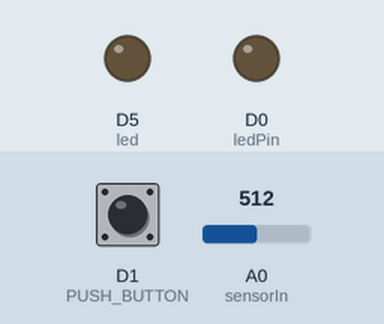
Simulated run of this sketch. Board: ESP8266 (NodeMCU). On the bench: output pins drawn as LEDs (lit = HIGH). The test bench sets the inputs (shaded band); at power-on: D1 (PUSH_BUTTON) HIGH, A0 (sensorIn) = 512. WiFi joins after 1.5 s; servers stay silent unless stated; what the sketch prints to the serial monitor is not drawn.

Above: at 3.0 s.
3.1 s: D1 (PUSH_BUTTON) pulled LOW for 1 s
At 3.7 s:
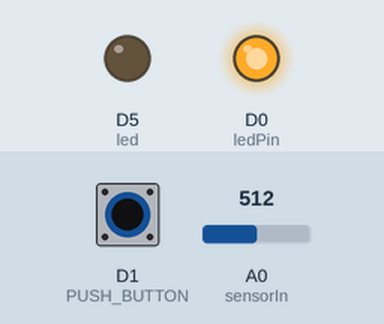
5.6 s: D1 (PUSH_BUTTON) pulled LOW for 3.2 s
At 6.5 s:
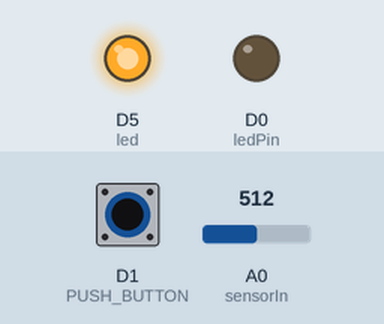
10.3 s: D1 (PUSH_BUTTON) pulled LOW for 0.15 s
At 11.6 s:
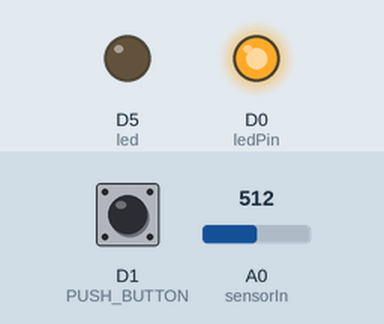
Timing chart, 0 to 13.3 s (numbered marks = the images above; inputs shaded):
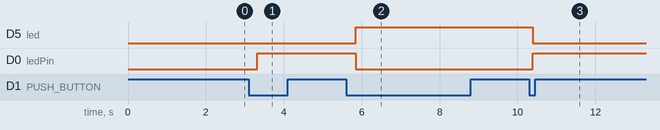

The sketch:

smart-plug-final.ino
```cpp
#define BLYNK_PRINT Serial
#include <ESP8266WiFi.h>
#include <WiFiClient.h>
#include <BlynkSimpleEsp8266.h>

BlynkTimer timer;
char auth[] = "n4nKwwStIOgQqEOcqQUfbAUkpY5Pvapj";

char ssid[] = "#######";
char pass[] = "#########";

// Set your LED and physical button pins here
const int ledPin = D0;
const int PUSH_BUTTON = D1;
const int led = D5;
#define Vpin V0
int ledState = LOW;
int pushButtonState = HIGH;
const int sensorIn = A0;
int mVperAmp = 185; // use 185 for 5A, 100 for 20A Module and 66 for 30A Module

double Voltage = 0;
double VRMS = 0;
double AmpsRMS = 0;
BLYNK_CONNECTED()
{
  Blynk.syncVirtual(Vpin);
}
void checkPhysicalButton()
{
  if (digitalRead(PUSH_BUTTON) == LOW) {
    // pushButtonState is used to avoid sequential toggles
    if (pushButtonState != LOW) {

      // Toggle Relay state
      ledState = !ledState;
      digitalWrite(ledPin, ledState);
      digitalWrite(led, !ledState);

      // Update Button Widget
      Blynk.virtualWrite(Vpin, ledState);
    }
    pushButtonState = LOW;
  } else {
    pushButtonState = HIGH;
  }
  Blynk.virtualWrite(Vpin,ledState);
}
BLYNK_WRITE(Vpin) {
  ledState = param.asInt();
  digitalWrite(ledPin, ledState);
  digitalWrite(led, !ledState);
}
void setup()
{
  // Debug console
  Serial.begin(115200);
  Blynk.begin(auth,ssid,pass);
  pinMode(ledPin, OUTPUT);
  pinMode(led, OUTPUT);
  pinMode(PUSH_BUTTON, INPUT_PULLUP);
  digitalWrite(Vpin, ledState);
  digitalWrite(led, ledState);
  timer.setInterval(500L, checkPhysicalButton);
}

void loop()
{
  Blynk.run();
  timer.run();
  Voltage = getVPP();
 VRMS = (Voltage/2.0) *0.707; // sq root
 AmpsRMS = (VRMS * 1000)/mVperAmp;
 float Wattage = (220*AmpsRMS)-18; //Observed 18-20 Watt when no load was connected, so substracting offset value to get real consumption.
 Serial.print(AmpsRMS);
 Serial.println(" Amps RMS ");
 Serial.print(Wattage);
 Serial.println(" Watt ");
 Blynk.virtualWrite(V1, Wattage);
 Blynk.virtualWrite(V2, AmpsRMS);

}
float getVPP()
{
  float result;

  int readValue;             //value read from the sensor
  int maxValue = 0;          // store max value here
  int minValue = 1024;          // store min value here

   uint32_t start_time = millis();

   while((millis()-start_time) < 100) //sample for 1 Sec
   {
       readValue = analogRead(sensorIn);
       // see if you have a new maxValue
       if (readValue > maxValue)
       {
           /*record the maximum sensor value*/
           maxValue = readValue;
       }
       if (readValue < minValue)
       {
           /*record the maximum sensor value*/
           minValue = readValue;
       }
/*       Serial.print(readValue);
       Serial.println(" readValue ");
       Serial.print(maxValue);
       Serial.println(" maxValue ");
       Serial.print(minValue);
       Serial.println(" minValue ");
       delay(1000); */
    }

   // Subtract min from max
   result = ((maxValue - minValue) * 5)/1024.0;

   return result;
 }
```

Measured:
- after the input at 3.1 s, D0 (ledPin): LOW → HIGH after 0.22 s
- after the input at 5.6 s, D5 (led): LOW → HIGH after 0.24 s; D0 (ledPin): HIGH → LOW after 0.24 s
- after the input at 10.3 s, D5 (led): HIGH → LOW after 0.09 s; D0 (ledPin): LOW → HIGH after 0.09 s
